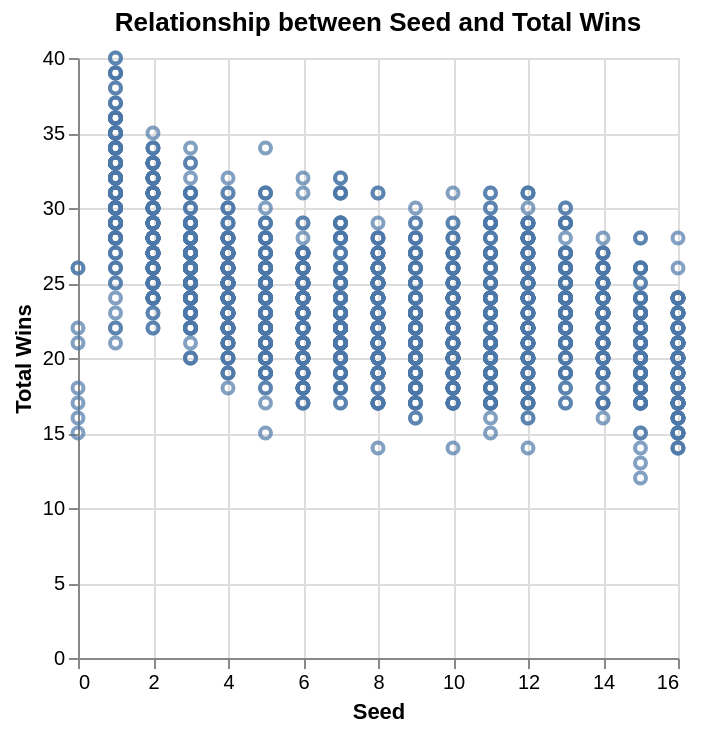

The cell this chart's notebook holds for it:
### Markdown cell above
This graph shows the relationship between team's seed and its total wins.  It can help us to understand whether teams with better seeds tend to win more in the tournament.  This is relevant to my research question because seed is one of the predictors used to predict total wins.

### Code cell
plot3 = alt.Chart(tidied_data).mark_point().encode(
    x=alt.X('seed').title('Seed'),
    y=alt.Y('total_wins').title('Total Wins')
).properties(title='Relationship between Seed and Total Wins')

plot3

### Figure 1 — Vega-Lite specification as saved in the notebook (floating-point values rounded to 4 significant figures; data arrays with more than 128 entries replaced by an {"elided": "..."} marker saying what was removed)
{"config": {"view": {"continuousWidth": 300, "continuousHeight": 300}}, "data": {"name": "data-be747c7fce88da150139b6f9c8cb042a"}, "mark": {"type": "point"}, "encoding": {"x": {"field": "seed", "title": "Seed", "type": "quantitative"}, "y": {"field": "total_wins", "title": "Total Wins", "type": "quantitative"}}, "title": "Relationship between Seed and Total Wins", "$schema": "https://vega.github.io/schema/vega-lite/v5.20.1.json", "datasets": {"data-be747c7fce88da150139b6f9c8cb042a": {"elided": "2092 records"}}}
